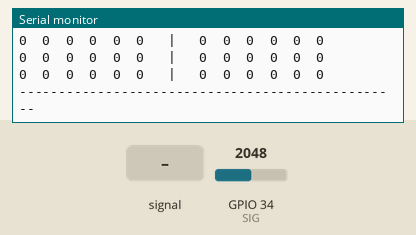
The sketch below on a simulated ESP32. Shown: the last lines printed to the serial monitor. Inputs (shaded band) come from the test bench; at power-on: GPIO 34 (SIG) = 2048 (analog values on the 0–4095 scale).

Above: at 2.2 s.
2.3 s: GPIO 34 (SIG) fed a 200 Hz sine of ±1023 counts around its level
5.3 s: GPIO 34 (SIG) set to 3603
At 5.85 s:
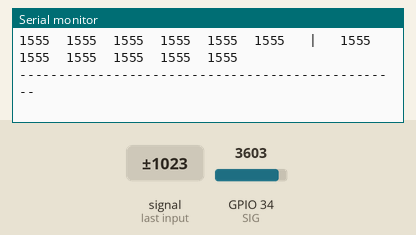
8.3 s: GPIO 34 (SIG) set to 3093
At 8.99 s:
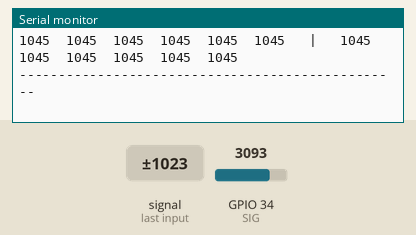
9.8 s: GPIO 34 (SIG) set to 3006
At 10.02 s:
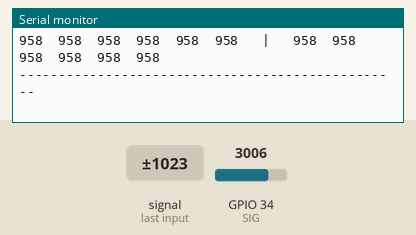
12.8 s: GPIO 34 (SIG) set to 4095
At 13.0 s:
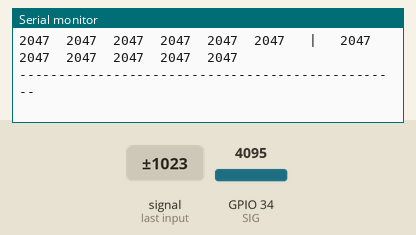
15.8 s: GPIO 34 (SIG) set to 2866
At 16.12 s:
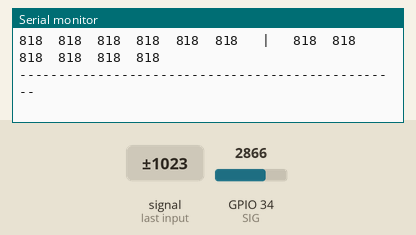
Timing chart, 0 to 18.8 s (numbered marks = the images above; inputs shaded):
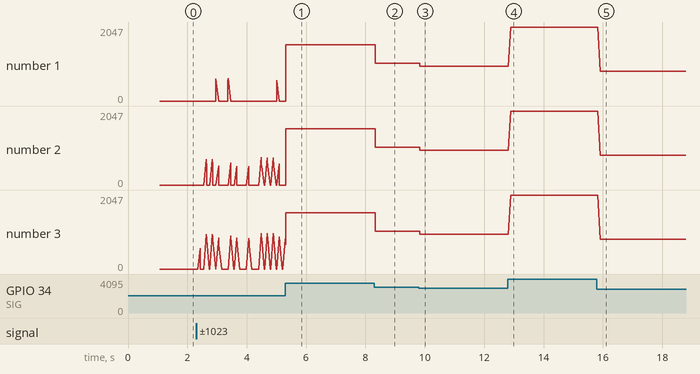

The sketch:

Sensor2Matriz_1MUX_C7_intercalado_linha.ino
```cpp
#include <Arduino.h>

// ==========================
// Configuracoes de Threshold
// ==========================
const int THRESHOLD = 500;   // Matriz 1
const int THRESHOLD2 = 400;  // Matriz 2

// ==========================
// Linhas separadas (12 pinos)
// ==========================
int linhas1[6] = {16, 17, 18, 19, 21, 22};       // Matriz 1
int linhas2[6] = {4, 23, 5, 25, 26, 27};          // Matriz 2

// ==========================
// MUX 74HC4067 unico
// ==========================
const int S0 = 32;
const int S1 = 33;
const int S2 = 14;
const int S3 = 12;

// COM/SIG do unico mux
const int SIG = 34;   // ADC1 - Input Only

// ==========================
// Canais do 74HC4067
// ==========================
// Ligue as 6 colunas da matriz 1 nos canais C0 a C5
// Ligue as 6 colunas da matriz 2 nos canais C7 a C12
// O canal C6 fica sem uso por questao de espaco/fiacao

int canaisM1[6] = {0, 1, 2, 3, 4, 5};
int canaisM2[6] = {7, 8, 9, 10, 11, 12};

// Baselines da estrutura
int baseline1[6][6];
int baseline2[6][6];
bool calibrado = false;

// Seleciona canal do mux
void setCanal(int ch) {
  digitalWrite(S0, (ch & 1) ? HIGH : LOW);
  digitalWrite(S1, (ch & 2) ? HIGH : LOW);
  digitalWrite(S2, (ch & 4) ? HIGH : LOW);
  digitalWrite(S3, (ch & 8) ? HIGH : LOW);
}

// Leitura estavel no unico SIG
int lerEstavel() {
  analogRead(SIG);
  delayMicroseconds(50);
  return analogRead(SIG);
}

// Desliga todas as linhas, deixando em alta impedancia
void desativarTodasAsLinhas() {
  for (int i = 0; i < 6; i++) {
    pinMode(linhas1[i], INPUT);
    pinMode(linhas2[i], INPUT);
  }
}

// Ativa somente uma linha da matriz 1
void ativarLinhaMatriz1(int linha) {
  desativarTodasAsLinhas();
  pinMode(linhas1[linha], OUTPUT);
  digitalWrite(linhas1[linha], HIGH);
}

// Ativa somente uma linha da matriz 2
void ativarLinhaMatriz2(int linha) {
  desativarTodasAsLinhas();
  pinMode(linhas2[linha], OUTPUT);
  digitalWrite(linhas2[linha], HIGH);
}

void calibrarBaseline() {
  Serial.println("Calibrando baseline... NAO PRESSIONE OS SENSORES");
  delay(1000);

  for (int l = 0; l < 6; l++) {
    // ---- Matriz 1: linha l ----
    ativarLinhaMatriz1(l);
    delayMicroseconds(500);

    for (int c = 0; c < 6; c++) {
      setCanal(canaisM1[c]);
      delayMicroseconds(100);
      baseline1[l][c] = lerEstavel();
    }

    // ---- Matriz 2: linha l ----
    ativarLinhaMatriz2(l);
    delayMicroseconds(500);

    for (int c = 0; c < 6; c++) {
      setCanal(canaisM2[c]);
      delayMicroseconds(100);
      baseline2[l][c] = lerEstavel();
    }

    desativarTodasAsLinhas();
  }

  Serial.println("Baseline capturado com sucesso!");
  calibrado = true;
}

void setup() {
  Serial.begin(115200);

  analogReadResolution(12); // 0 a 4095
  analogSetAttenuation(ADC_11db);

  pinMode(S0, OUTPUT);
  pinMode(S1, OUTPUT);
  pinMode(S2, OUTPUT);
  pinMode(S3, OUTPUT);

  desativarTodasAsLinhas();

  calibrarBaseline();
}

void loop() {
  if (!calibrado) return;

  int m1[6][6];
  int m2[6][6];

  for (int l = 0; l < 6; l++) {
    // ======================================================
    // Intercalado por linha:
    // 1) Liga linha l da matriz 1 e le as 6 colunas dela
    // 2) Liga linha l da matriz 2 e le as 6 colunas dela
    // ======================================================

    // ---- Matriz 1: linha l ----
    ativarLinhaMatriz1(l);
    delayMicroseconds(300);

    for (int c = 0; c < 6; c++) {
      setCanal(canaisM1[c]);   // canais 0 a 5
      delayMicroseconds(80);

      int val1 = lerEstavel();
      int d1 = val1 - baseline1[l][c];

      if (d1 < 0) d1 = 0;
      m1[l][c] = (d1 < THRESHOLD) ? 0 : d1;
    }

    // ---- Matriz 2: linha l ----
    ativarLinhaMatriz2(l);
    delayMicroseconds(300);

    for (int c = 0; c < 6; c++) {
      setCanal(canaisM2[c]);   // canais C7 a C12
      delayMicroseconds(80);

      int val2 = lerEstavel();
      int d2 = val2 - baseline2[l][c];

      if (d2 < 0) d2 = 0;
      m2[l][c] = (d2 < THRESHOLD2) ? 0 : d2;
    }

    desativarTodasAsLinhas();
  }

  // Visualizacao no Serial Monitor
  Serial.println(">> MATRIZ 1 | MATRIZ 2 <<");
  for (int l = 0; l < 6; l++) {
    // Exibe M1
    for (int c = 5; c >= 0; c--) {
      Serial.print(m1[l][c]);
      Serial.print("\t");
    }

    Serial.print(" |   ");

    // Exibe M2
    for (int c = 0; c < 6; c++) {
      Serial.print(m2[l][c]);
      Serial.print("\t");
    }
    Serial.println();
  }
  Serial.println("-------------------------------------------------");

  delay(50);
}
```

Measured:
- after the input at 8.3 s, the serial monitor: prints a new line at once (image 2)
- after the input at 9.8 s, the serial monitor: prints a new line at once (image 3)
- after the input at 12.8 s, the serial monitor: prints a new line after 0.10 s (image 4)
- after the input at 15.8 s, the serial monitor: prints a new line at once (image 5)
- plotted number 1: 1555 → 1045 after the input at 8.3 s, 1045 → 958 after the input at 9.8 s, 958 → 2047 after the input at 12.8 s, 2047 → 818 after the input at 15.8 s
- plotted number 2: 1555 → 1045 after the input at 8.3 s, 1045 → 958 after the input at 9.8 s, 958 → 2047 after the input at 12.8 s, 2047 → 818 after the input at 15.8 s
- plotted number 3: 1555 → 1045 after the input at 8.3 s, 1045 → 958 after the input at 9.8 s, 958 → 2047 after the input at 12.8 s, 2047 → 818 after the input at 15.8 s
